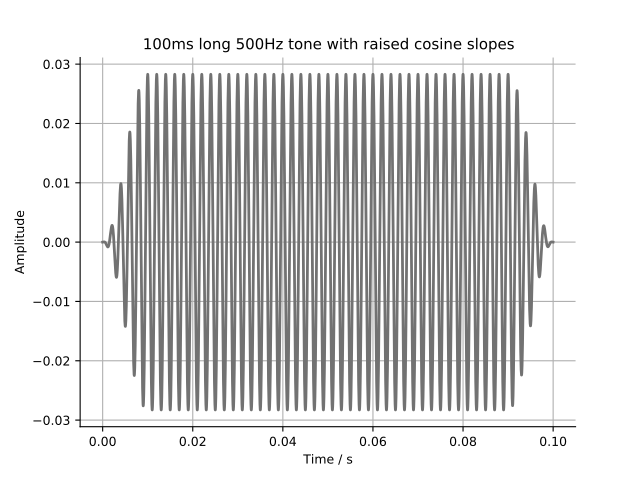

The Python source for this figure:
import audiotools as audio
import matplotlib.pyplot as plt
sig = audio.Signal(n_channels=1, duration=100e-3, fs=48000)
sig.add_tone(500).set_dbspl(60).add_fade_window(10e-3, 'cos')
plt.title('100ms long 500Hz tone with raised cosine slopes')
plt.plot(sig.time, sig)
plt.xlabel('Time / s')
plt.ylabel('Amplitude')
plt.show()
